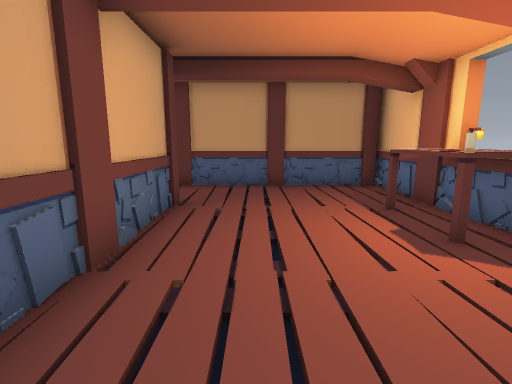
[1] (above)

12 first-person views from a walk through a Godot game level. The camera is 1.3 m above the floor, tilts 10° down and sees 85° across. The floor is counted in squares, 1 m on a side. Each view is taken from the middle of a square. On the plan, view 1 faces up. The plan holds only what a view shows up to about 13 squares ahead; the rest is blank. Characters and animated objects are not drawn.

[2]
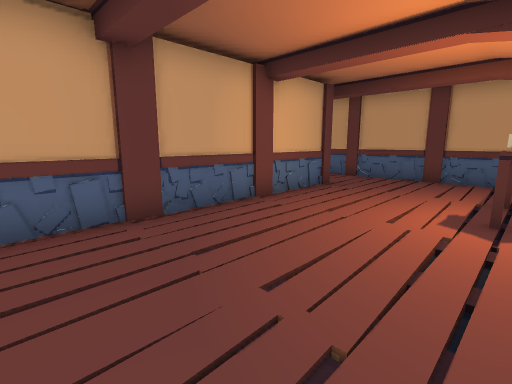

[3]
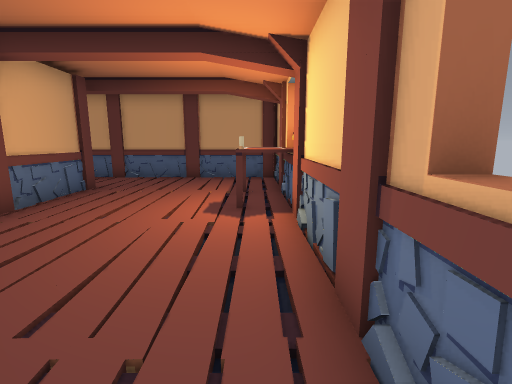

[4]
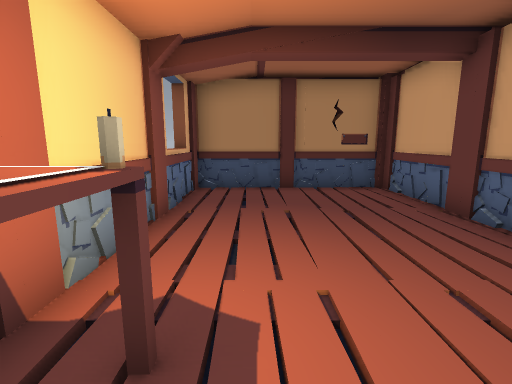

[5]
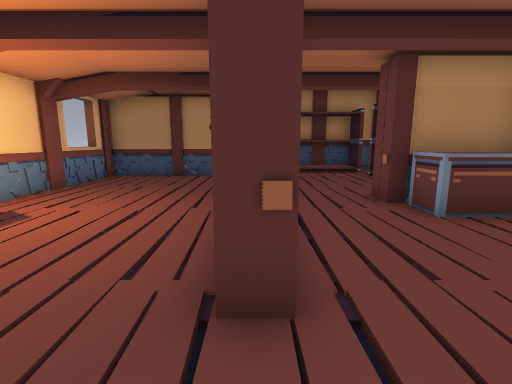

[6]
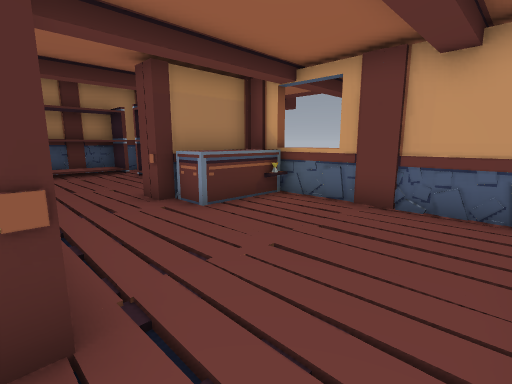

[7]
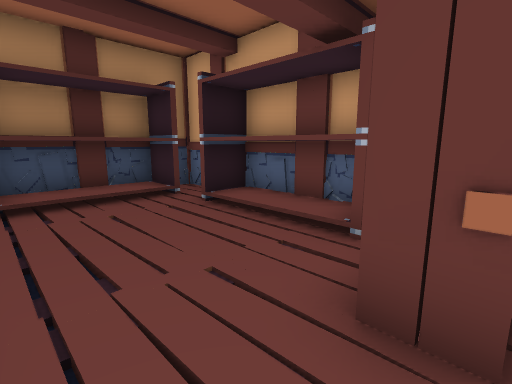

[8]
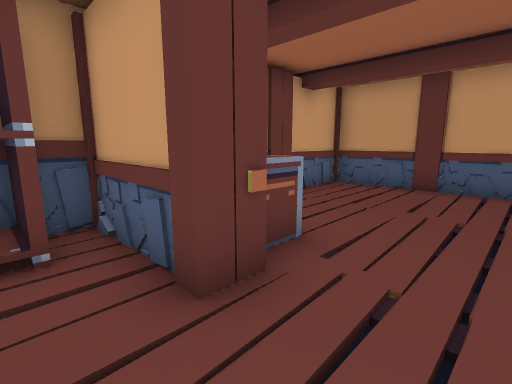

[9]
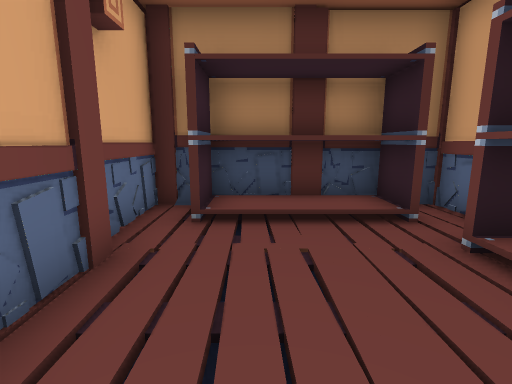

[10]
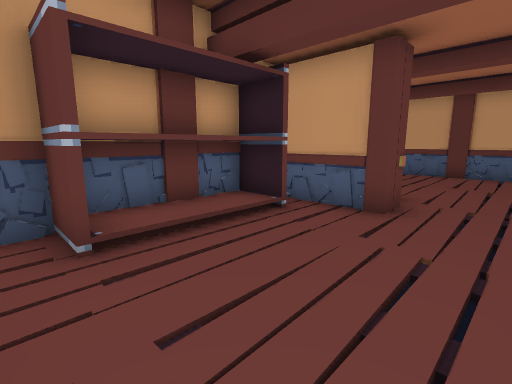

[11]
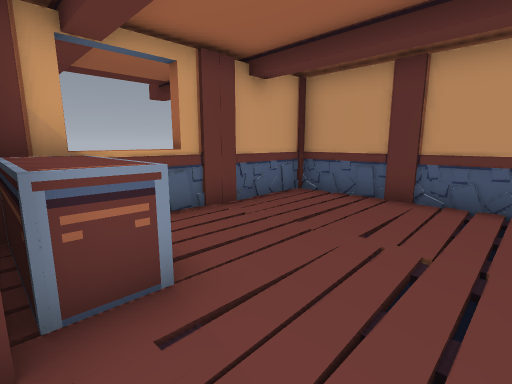

[12]
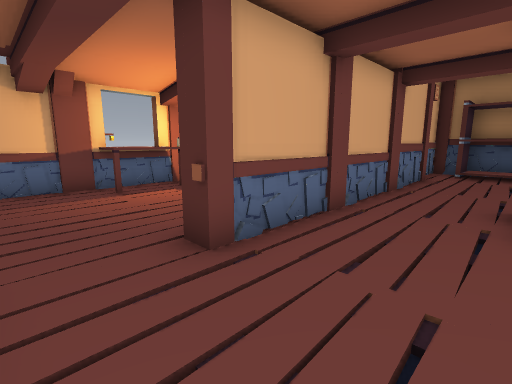

### Floor plan
Ten units are one square. View 1 is at (0, 0); x grows to the right and y downward. Boxes are objects, and circles mark ways between rooms. Rooms are numbered by the first view taken in them; rooms with no view inside come last. Other rooms are left out.
<svg viewBox="-87 -95 137 159">
<path fill="none" stroke="#000" d="M38 -54 38 -90M-23 -61 -18 -61 -18 32 38 32 38 -36M39 -87 -26 -87M-78 -48 -82 -48M-79 -32 -52 -32 -52 -22M-26 -87 -78 -87 -78 -19 -49 -19 -49 -13M-23 -5 -23 -61M-79 -34 -71 -34M-23 32 -23 -5M-49 -13 -78 -13 -78 59 -19 59 -19 38"/>
<rect x="25" y="-45" width="10" height="10" fill="#bbb"><title>candle</title></rect>
<rect x="25" y="-55" width="20" height="20" fill="#bbb"><title>table</title></rect>
<rect x="-75" y="-5" width="10" height="40" fill="#bbb"><title>shelf</title></rect>
<rect x="-65" y="45" width="40" height="10" fill="#bbb"><title>shelf</title></rect>
<circle cx="-20" cy="-75" r="3" fill="#2a7"/>
<circle cx="-35" cy="-15" r="3" fill="#2a7"/>
<text x="10" y="-30">1</text>
<text x="-50" y="-50">2</text>
<text x="-50" y="20">3</text>
</svg>
Room 1 opens to room 2. Room 2 opens to room 3.

Where each view was taken, in squares from view 1:
view 1: 0 up, 0 right, facing up
view 2: 2 down, 3 right, facing up-left
view 3: 2 down, 3 right, facing up
view 4: 5 up, 2 right, facing down
view 5: 8 up, 2 left, facing down
view 6: 8 up, 2 left, facing down-left
view 7: 2 up, 3 left, facing down-left
view 8: 0 up, 3 left, facing up-left
view 9: 0 up, 4 left, facing down
view 10: 4 down, 3 left, facing up-left
view 11: 2 up, 3 left, facing up-left
view 12: 8 up, 5 left, facing down-right
